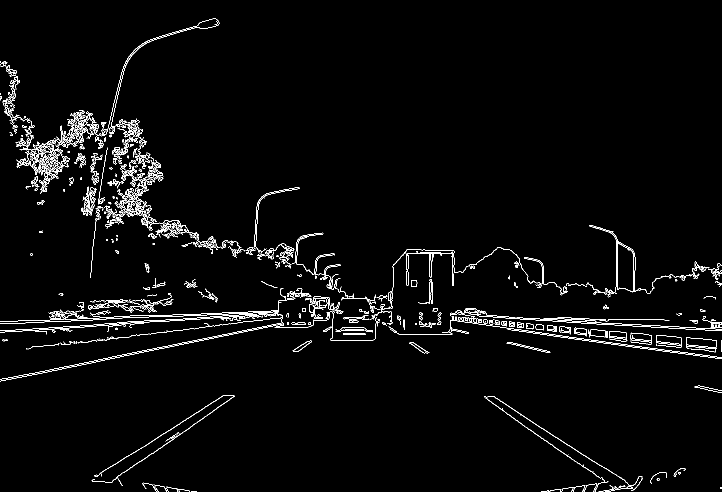
#> input picture images/test2.png, 1443 x 984 px, given in place of lane.mp4, which was not available (shown at 1/2 size)
$ python lane_detector.py
#> lines starting #> are read from the running program, lines starting #| are printed output that depends on the picture; after the words box and inside, x2 and y2 are one past the last pixel; in counts of white or black regions, pixels touching at a corner belong together; pictures that were not available may be replaced by others from this repository, and a replacement may not be noted
#> further down, frame is the input picture: shape (984, 1443, 3); 2.5% white in thin lines or dots
import cv2
import numpy as np

def make_coordinates(image, line_parameters):
    try:
        slope, intercept = line_parameters
    except TypeError:
        slope, intercept = 0.1,0
    y1 = 950
    y2 = 720
    x1 = int((y1 - intercept)/slope)
    x2 = int((y2 - intercept)/slope)
    return np.array([x1, y1, x2, y2])


def average_slope_intercept(image, lines):
    left_fit = []
    right_fit = []
    if lines is not None:
        for line in lines:
            x1, y1, x2, y2 = line.reshape(4)
            parameters = np.polyfit((x1, x2), (y1, y2), 1)
            slope = parameters[0]
            intercept = parameters[1]
            if slope < 0:
                left_fit.append((slope, intercept))
            else:
                right_fit.append((slope, intercept))
    left_fit_average = np.average(left_fit, axis = 0)
    right_fit_average = np.average(right_fit, axis = 0)
    left_line = make_coordinates(image, left_fit_average)
    right_line = make_coordinates(image, right_fit_average)
    return np.array([left_line, right_line])

def canny(image):
    gray = cv2.cvtColor(image, cv2.COLOR_RGB2GRAY)
#> gray: shape (984, 1443); 2.5% white in thin lines or dots
    blur = cv2.GaussianBlur(gray, (5, 5), 0)
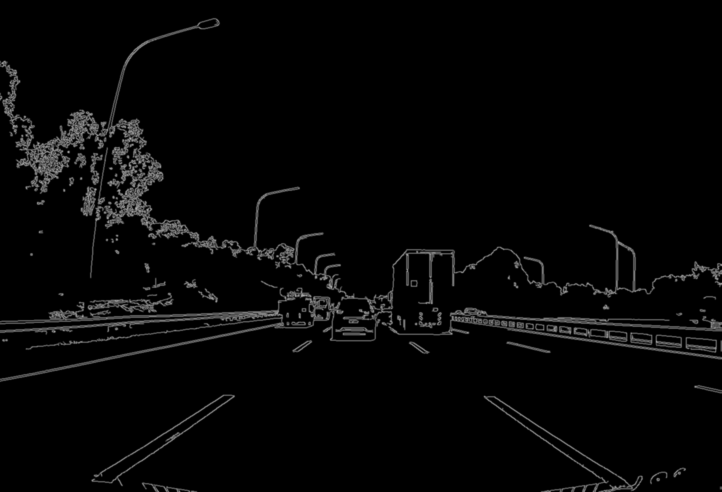
#> blur: shape (984, 1443) (shown at 1/2 size); min 0, max 182, mean 6.3
    canny = cv2.Canny(blur, 150, 200)
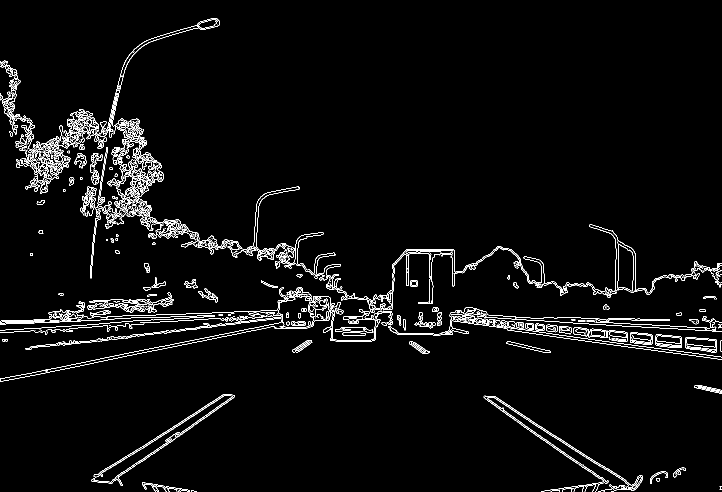
#> canny: shape (984, 1443) (shown at 1/2 size); 3.2% white in thin lines or dots
    return canny

def display_lines(image, lines):
    line_image = np.zeros_like(image)
    if lines is not None:
        for x1, y1, x2, y2 in lines:
            cv2.line(line_image, (x1, y1), (x2, y2), (255, 0, 0), 10)
    return line_image

def region_of_interest(image):
    height = image.shape[0]
#> height = 984
    triangle = np.array([
    (320, 950),
    (940, 600),
    (1500, 950),])
    t_tri = np.int32([triangle])
    mask = np.zeros_like(image)
    cv2.fillPoly(mask, t_tri, 255)
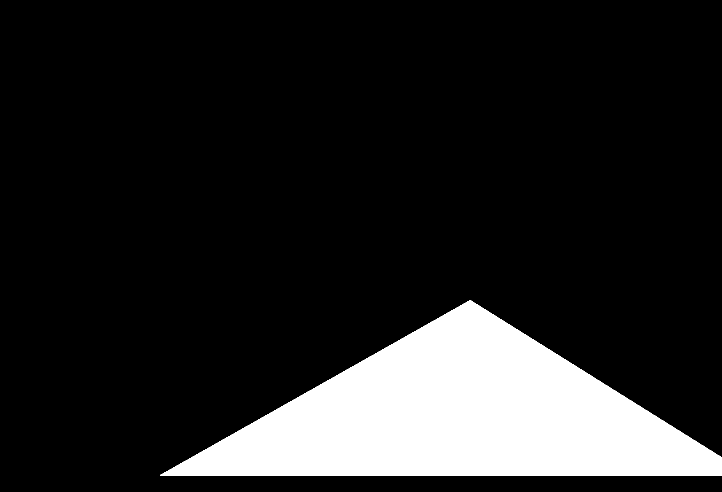
#> mask: shape (984, 1443) (shown at 1/2 size); 14.5% white; 1 white region, box (x1, y1, x2, y2) and area: (320, 600, 1443, 951) 206522
    masked_image = cv2.bitwise_and(image, mask)
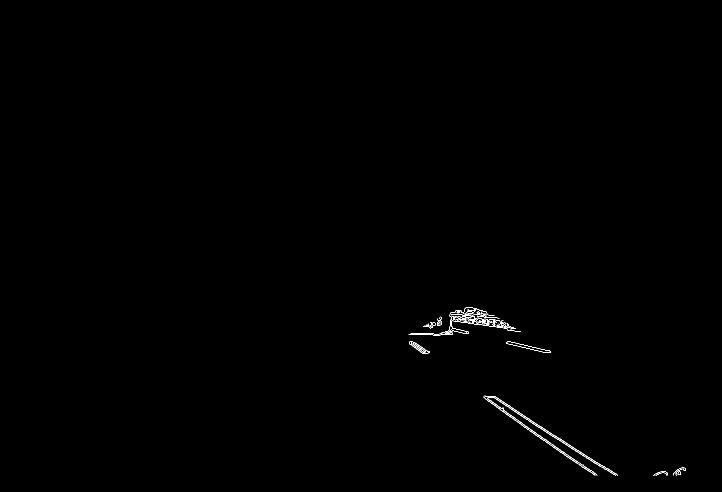
#> masked_image: shape (984, 1443) (shown at 1/2 size); 0.26% white in thin lines or dots, all inside (x1, y1, x2, y2) = (817, 615, 1372, 951)
    return masked_image

cap = cv2.VideoCapture(r"C:\Users\orxan\Desktop\lane.mp4")
while(cap.isOpened()):
    _, frame = cap.read()
    canny_image = canny(frame)
    cropped_image = region_of_interest(canny_image)
    lines = cv2.HoughLinesP(cropped_image, 1, 0.5*np.pi/180, 100, np.array([]), minLineLength = 80, maxLineGap = 40) #play with 4th last argument
#> lines = [[982, 792, 1197, 931], [987, 792, 1231, 950], [968, 792, 1189, 950], [976, 802, 1166, 935], [971, 798, 1191, 947], [984, 792, 1209, 938], [1018, 683, 1100, 702], [875, 637, 1022, 658]]
    averaged_lines = average_slope_intercept(frame, lines)
#> the loop in average_slope_intercept, `for line in lines:` made 8 passes
#> (x1, y1, x2, y2, slope, intercept) on passes 1 to 8: (982, 792, 1197, 931, 0.647, 157.1), (987, 792, 1231, 950, 0.648, 152.9), (968, 792, 1189, 950, 0.715, 99.95), (976, 802, 1166, 935, 0.7, 118.8), (971, 798, 1191, 947, 0.677, 140.4), (984, 792, 1209, 938, 0.649, 153.5), (1018, 683, 1100, 702, 0.232, 447.1), (875, 637, 1022, 658, 0.143, 512)
#> after the loop in average_slope_intercept, `for line in lines:`: left_fit = []; right_fit = [(0.647, 157.1), (0.648, 152.9), (0.715, 99.95), (0.7, 118.8), (0.677, 140.4), (0.649, 153.5), (0.232, 447.1), (0.143, 512)]
#> in average_slope_intercept, `left_fit_average = np.average(left_fit, axis = 0)`: left_fit_average = nan
#> in average_slope_intercept, `right_fit_average = np.average(right_fit, axis = 0)`: right_fit_average = [0.551, 222.7]
#> in average_slope_intercept, `left_line = make_coordinates(image, left_fit_average)`: left_line = [9500, 950, 7200, 720]
#> in average_slope_intercept, `right_line = make_coordinates(image, right_fit_average)`: right_line = [1319, 950, 902, 720]
#> averaged_lines = [[9500, 950, 7200, 720], [1319, 950, 902, 720]]
    line_image = display_lines(frame, averaged_lines)
#> the loop in display_lines, `for x1, y1, x2, y2 in lines:` made 2 passes
    combo_image = cv2.addWeighted(frame, 0.8, line_image, 1, 1)
    cv2.imshow('result', combo_image)
    if cv2.waitKey(1) == ord('q'): #1 millisecond between frames
#> (key q is pressed here)
        break
cap.release()
cv2.destroyAllWindows()
